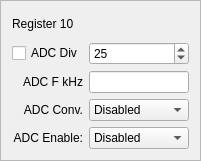
  <widget class="QFrame" name="frame_reg_10">
   <property name="geometry">
    <rect>
     <x>240</x>
     <y>490</y>
     <width>201</width>
     <height>161</height>
    </rect>
   </property>
   <property name="frameShape">
    <enum>QFrame::StyledPanel</enum>
   </property>
   <property name="frameShadow">
    <enum>QFrame::Raised</enum>
   </property>
   <layout class="QGridLayout" name="gridLayout_8">
    <item row="0" column="0" colspan="2">
     <widget class="QLabel" name="label_58">
      <property name="text">
       <string>Register 10</string>
      </property>
     </widget>
    </item>
    <item row="1" column="0">
     <widget class="QCheckBox" name="r10_adc">
      <property name="text">
       <string>ADC Div</string>
      </property>
     </widget>
    </item>
    <item row="1" column="1">
     <widget class="QSpinBox" name="r10_adc_div">
      <property name="minimum">
       <number>1</number>
      </property>
      <property name="maximum">
       <number>255</number>
      </property>
      <property name="value">
       <number>25</number>
      </property>
     </widget>
    </item>
    <item row="2" column="0">
     <widget class="QLabel" name="label_60">
      <property name="text">
       <string>ADC F kHz</string>
      </property>
      <property name="alignment">
       <set>Qt::AlignRight|Qt::AlignTrailing|Qt::AlignVCenter</set>
      </property>
     </widget>
    </item>
    <item row="2" column="1">
     <widget class="QLineEdit" name="r10_adc_value"/>
    </item>
    <item row="3" column="0">
     <widget class="QLabel" name="label_61">
      <property name="text">
       <string>ADC Conv.</string>
      </property>
      <property name="alignment">
       <set>Qt::AlignRight|Qt::AlignTrailing|Qt::AlignVCenter</set>
      </property>
     </widget>
    </item>
    <item row="3" column="1">
     <widget class="QComboBox" name="r10_adc_conv">
      <item>
       <property name="text">
        <string>Disabled</string>
       </property>
      </item>
      <item>
       <property name="text">
        <string>Enabled</string>
       </property>
      </item>
     </widget>
    </item>
    <item row="4" column="0">
     <widget class="QLabel" name="label_62">
      <property name="text">
       <string>ADC Enable:</string>
      </property>
      <property name="alignment">
       <set>Qt::AlignRight|Qt::AlignTrailing|Qt::AlignVCenter</set>
      </property>
     </widget>
    </item>
    <item row="4" column="1">
     <widget class="QComboBox" name="r10_adc_en">
      <item>
       <property name="text">
        <string>Disabled</string>
       </property>
      </item>
      <item>
       <property name="text">
        <string>Enabled</string>
       </property>
      </item>
     </widget>
    </item>
   </layout>
  </widget>
